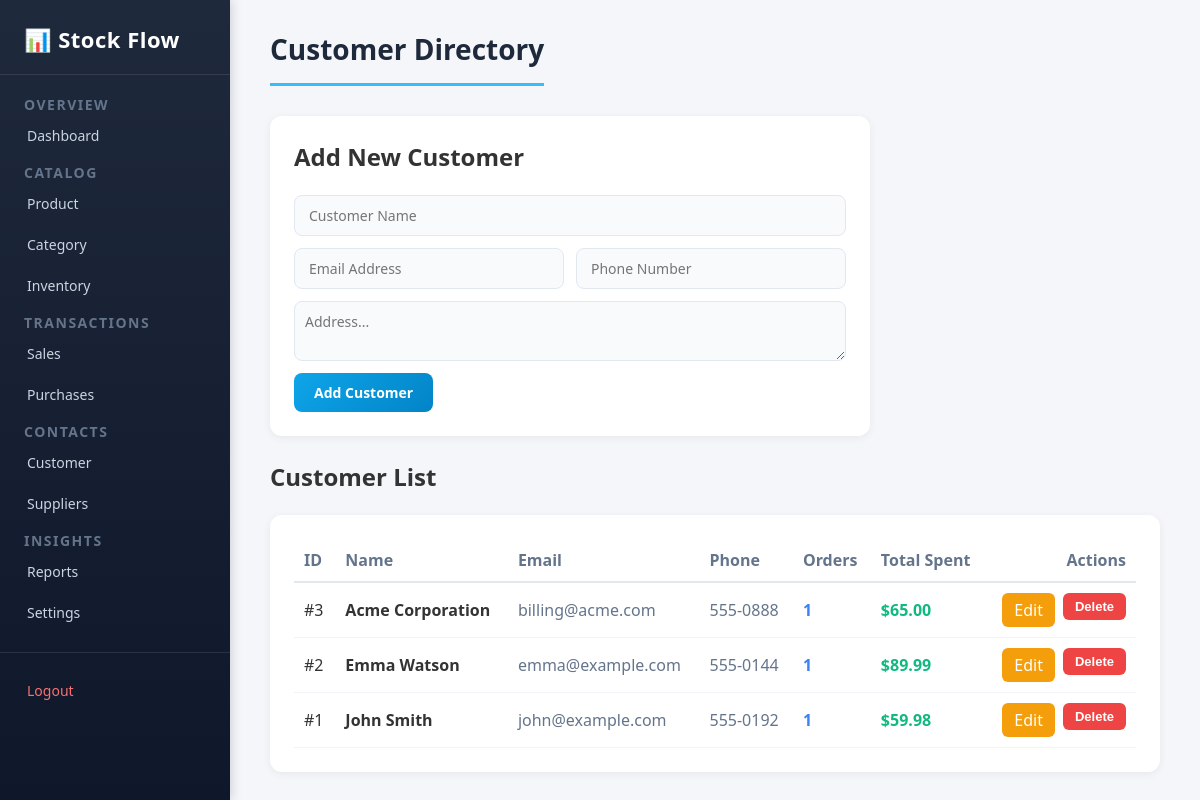
Screenshot of /pages/customers.php (signed in) with the database file from the repository.
### tables this page shows
CREATE TABLE IF NOT EXISTS `customers` (
    `id` INT AUTO_INCREMENT PRIMARY KEY,
    `name` VARCHAR(100) NOT NULL,
    `email` VARCHAR(100),
    `phone` VARCHAR(30),
    `address` TEXT
);

### pages/customers.php (the view, shortened to what this page needs)
<?php
require_once __DIR__ . '/../includes/header.php';
$edit_cust = null;
$customers = [];
if ($pdo !== null) {
    $stmt = $pdo->query("SELECT c.*, COUNT(s.id) AS total_orders, COALESCE(SUM(s.total_amount), 0) AS total_spent
                         FROM customers c
                         LEFT JOIN sales s ON c.id = s.customer_id
                         GROUP BY c.id
                         ORDER BY c.id DESC");
    $customers = $stmt->fetchAll();
}
?>
<h1>Customer Directory</h1>
<div class="form-card" style="max-width: 600px;">
    <h2><?php echo $edit_cust ? 'Edit Customer' : 'Add New Customer'; ?></h2>
    <br>
    <form method="POST" action="customers.php" id="todoForm">
        <input type="text" name="name" placeholder="Customer Name" value="<?php echo htmlspecialchars($edit_cust['name'] ?? ''); ?>" required>
        <div style="display: grid; grid-template-columns: 1fr 1fr; gap: 12px;">
            <input type="email" name="email" placeholder="Email Address" value="<?php echo htmlspecialchars($edit_cust['email'] ?? ''); ?>">
            <input type="text" name="phone" placeholder="Phone Number" value="<?php echo htmlspecialchars($edit_cust['phone'] ?? ''); ?>">
        </div>
        <textarea name="address" placeholder="Address..." rows="2" style="width: 100%; padding: 10px; border-radius: 8px; border: 1.5px solid #e2e8f0; font-family: inherit;"><?php echo htmlspecialchars($edit_cust['address'] ?? ''); ?></textarea>
        <div style="display: flex; gap: 10px;">
            <button type="submit" id="submit"><?php echo $edit_cust ? 'Update Customer' : 'Add Customer'; ?></button>
        </div>
    </form>
</div>
<h2>Customer List</h2>
<br>
<div class="form-card" style="max-width: 100%;">
    <table style="width: 100%; border-collapse: collapse; text-align: left;">
        <thead>
            <tr style="border-bottom: 2px solid #e2e8f0; color: #64748b;">
                <th style="padding: 10px;">ID</th>
                <th style="padding: 10px;">Name</th>
                <th style="padding: 10px;">Email</th>
                <th style="padding: 10px;">Phone</th>
                <th style="padding: 10px;">Orders</th>
                <th style="padding: 10px;">Total Spent</th>
                <th style="padding: 10px; text-align: right;">Actions</th>
            </tr>
        </thead>
        <tbody>
            <?php if (empty($customers)): ?>
                <tr>
                    <td colspan="7" style="padding: 15px; color: #64748b;">No customers added yet.</td>
                </tr>
            <?php else: ?>
                <?php foreach ($customers as $c): ?>
                    <tr style="border-bottom: 1px solid #f1f5f9;">
                        <td style="padding: 10px;">#<?php echo $c['id']; ?></td>
                        <td style="padding: 10px; font-weight: 600;"><?php echo htmlspecialchars($c['name']); ?></td>
                        <td style="padding: 10px; color: #64748b;"><?php echo htmlspecialchars($c['email'] ?? '-'); ?></td>
                        <td style="padding: 10px; color: #64748b;"><?php echo htmlspecialchars($c['phone'] ?? '-'); ?></td>
                        <td style="padding: 10px; font-weight: 600; color: #3b82f6;"><?php echo $c['total_orders']; ?></td>
                        <td style="padding: 10px; color: #10b981; font-weight: 700;">$<?php echo number_format($c['total_spent'], 2); ?></td>
                        <td style="padding: 10px; text-align: right;">
                            <div class="btn" style="justify-content: flex-end;">
                                <a href="customers.php?edit=<?php echo $c['id']; ?>" class="update" style="padding: 6px 12px; border-radius: 6px; text-decoration: none; display: inline-block;">Edit</a>
                                <form method="POST" action="customers.php" style="display: inline;" onsubmit="return confirm('Are you sure you want to delete this customer?');">
                                    <button type="submit" class="delete">Delete</button>
                                </form>
                            </div>
                        </td>
                    </tr>
                <?php endforeach; ?>
            <?php endif; ?>
        </tbody>
    </table>
</div>
<?php require_once __DIR__ . '/../includes/footer.php'; ?>

### style/style.css (style rules this page uses)
* { margin: 0; padding: 0; box-sizing: border-box; }
body { font-family: 'Segoe UI', Tahoma, Geneva, Verdana, sans-serif; background-color: #f4f6f9; color: #333; min-height: 100vh; }
a { text-decoration: none; color: inherit; }
#rightsidebar > h1 { font-size: 28px; font-weight: 700; color: #1e293b; margin-bottom: 30px; padding-bottom: 15px; border-bottom: 3px solid #38bdf8; display: inline-block; }
.form-card { background: #ffffff; border-radius: 12px; padding: 24px; box-shadow: 0 2px 8px rgba(0, 0, 0, 0.06); margin-bottom: 24px; max-width: 600px; }
#todoForm { display: flex; flex-direction: column; gap: 12px; }
#todoForm input, #todoForm textarea { width: 100%; padding: 10px 14px; font-size: 14px; font-family: inherit; color: #1e293b; background: #f8fafc; border: 1.5px solid #e2e8f0; border-radius: 8px; outline: none; transition: border-color 0.2s ease; }
#submit { padding: 10px 20px; font-size: 14px; font-weight: 600; font-family: inherit; color: #ffffff; background: linear-gradient(135deg, #0ea5e9 0%, #0284c7 100%); border: none; border-radius: 8px; cursor: pointer; transition: transform 0.2s ease, box-shadow 0.2s ease; align-self: flex-start; }
.btn { display: flex; gap: 8px; }
.btn button { padding: 6px 12px; font-size: 13px; font-weight: 600; border: none; border-radius: 6px; cursor: pointer; transition: background 0.2s ease; }
.update { background-color: #f59e0b; color: #ffffff; }
.delete { background-color: #ef4444; color: #ffffff; }

### rows the page displays
customers: id "3", name "Acme Corporation", email "billing@acme.com", phone "555-0888", total_orders "1", total_spent "65.00"
customers: id "2", name "Emma Watson", email "emma@example.com", phone "555-0144", total_orders "1", total_spent "89.99"
customers: id "1", name "John Smith", email "john@example.com", phone "555-0192", total_orders "1", total_spent "59.98"
